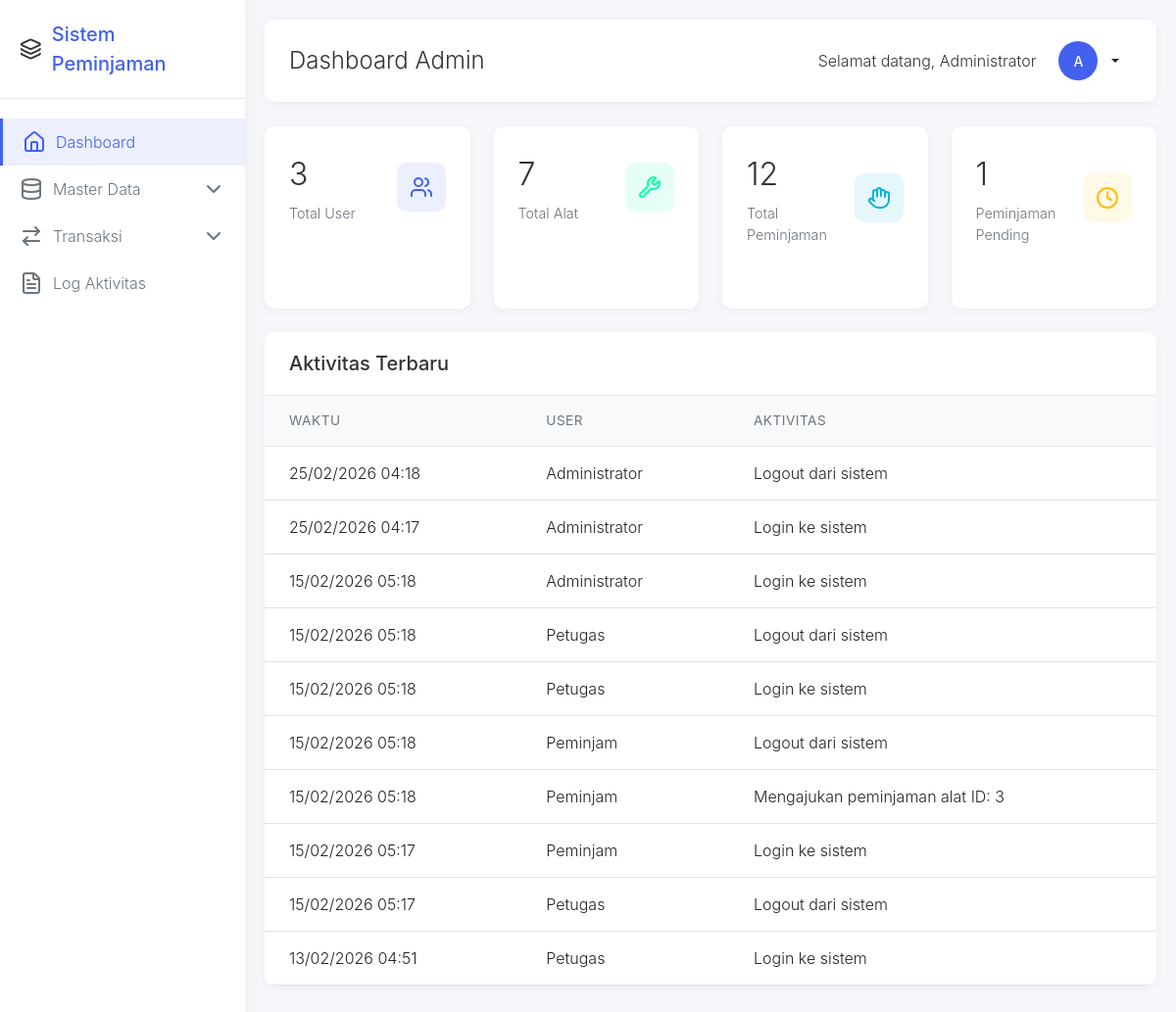
Page /admin/dashboard.php (signed in) on the committed database.
### tables this page shows
CREATE TABLE `log_aktivitas` (
  `id` int(11) NOT NULL,
  `user_id` int(11) NOT NULL,
  `aktivitas` varchar(255) NOT NULL,
  `waktu` timestamp NOT NULL DEFAULT current_timestamp()
);

CREATE TABLE `users` (
  `id` int(11) NOT NULL,
  `nama` varchar(100) NOT NULL,
  `username` varchar(50) NOT NULL,
  `password` varchar(255) NOT NULL,
  `role` enum('admin','petugas','peminjam') NOT NULL,
  `created_at` timestamp NOT NULL DEFAULT current_timestamp()
);

### admin/dashboard.php (the view, shortened to what this page needs)
<?php
 $db = new Database();
 $conn = $db->getConnection();
 $stmt_users = $conn->prepare("SELECT COUNT(*) as total FROM users");
 $stmt_users->execute();
 $result_users = $stmt_users->get_result();
 $total_users = $result_users->fetch_assoc()['total'];
 $stmt_alat = $conn->prepare("SELECT COUNT(*) as total FROM alat");
 $stmt_alat->execute();
 $result_alat = $stmt_alat->get_result();
 $total_alat = $result_alat->fetch_assoc()['total'];
 $stmt_peminjaman = $conn->prepare("SELECT COUNT(*) as total FROM peminjaman");
 $stmt_peminjaman->execute();
 $result_peminjaman = $stmt_peminjaman->get_result();
 $total_peminjaman = $result_peminjaman->fetch_assoc()['total'];
 $stmt_pending = $conn->prepare("SELECT COUNT(*) as total FROM peminjaman WHERE status = 'pending'");
 $stmt_pending->execute();
 $result_pending = $stmt_pending->get_result();
 $total_pending = $result_pending->fetch_assoc()['total'];
 $stmt_activities = $conn->prepare("SELECT la.*, u.nama FROM log_aktivitas la JOIN users u ON la.user_id = u.id ORDER BY la.waktu DESC LIMIT 10");
 $stmt_activities->execute();
 $result_activities = $stmt_activities->get_result();
?>
<!DOCTYPE html>
<html lang="id">
<head>
    <link href="https://cdn.jsdelivr.net/npm/bootstrap@5.3.0/dist/css/bootstrap.min.css" rel="stylesheet">
    <link rel="stylesheet" href="../assets/css/style.css">
</head>
<body>
    <aside class="sidebar" id="sidebar">
        <div class="sidebar-header">
            <i data-lucide="layers"></i>
            <span class="sidebar-logo">Sistem Peminjaman</span>
        </div>
        <nav class="sidebar-menu">
            <a href="dashboard.php" class="menu-item active">
                <i data-lucide="home" class="menu-icon"></i>
                <span class="menu-text">Dashboard</span>
            </a>
            <div class="menu-item" data-bs-toggle="collapse" data-bs-target="#masterDataDropdown" aria-expanded="false">
                <i data-lucide="database" class="menu-icon"></i>
                <span class="menu-text">Master Data</span>
                <i data-lucide="chevron-down" class="menu-arrow"></i>
            </div>
            <div class="menu-item" data-bs-toggle="collapse" data-bs-target="#transaksiDropdown" aria-expanded="false">
                <i data-lucide="arrow-right-left" class="menu-icon"></i>
                <span class="menu-text">Transaksi</span>
                <i data-lucide="chevron-down" class="menu-arrow"></i>
            </div>
            <a href="log_activity.php" class="menu-item">
                <i data-lucide="file-text" class="menu-icon"></i>
                <span class="menu-text">Log Aktivitas</span>
            </a>
        </nav>
    </aside>
    <main class="main-content">
        <div class="top-header">
            <div style="display: flex; align-items: center;">
                <h1 class="page-title">Dashboard Admin</h1>
            </div>
            <div class="user-profile">
                <span style="margin-right: 10px;">Selamat datang, <?php echo $_SESSION['nama']; ?></span>
                <div class="dropdown">
                    <button class="btn btn-sm dropdown-toggle d-flex align-items-center" type="button" id="userDropdown" data-bs-toggle="dropdown" aria-expanded="false">
                        <div class="user-avatar">
                            <?php echo strtoupper(substr($_SESSION['nama'], 0, 1)); ?>
                        </div>
                    </button>
                </div>
            </div>
        </div>
        <div class="row">
            <div class="col-md-3 col-sm-6">
                <div class="stat-card">
                    <div class="stat-card-header">
                        <div>
                            <div class="stat-value"><?php echo $total_users; ?></div>
                            <div class="stat-label">Total User</div>
                        </div>
                        <div class="stat-icon primary">
                            <i data-lucide="users"></i>
                        </div>
                    </div>
                </div>
            </div>
            <div class="col-md-3 col-sm-6">
                <div class="stat-card">
                    <div class="stat-card-header">
                        <div>
                            <div class="stat-value"><?php echo $total_alat; ?></div>
                            <div class="stat-label">Total Alat</div>
                        </div>
                        <div class="stat-icon success">
                            <i data-lucide="wrench"></i>
                        </div>
                    </div>
                </div>
            </div>
            <div class="col-md-3 col-sm-6">
                <div class="stat-card">
                    <div class="stat-card-header">
                        <div>
                            <div class="stat-value"><?php echo $total_peminjaman; ?></div>
                            <div class="stat-label">Total Peminjaman</div>
                        </div>
                        <div class="stat-icon info">
                            <i data-lucide="hand"></i>
                        </div>
                    </div>
                </div>
            </div>
            <div class="col-md-3 col-sm-6">
                <div class="stat-card">
                    <div class="stat-card-header">
                        <div>
                            <div class="stat-value"><?php echo $total_pending; ?></div>
                            <div class="stat-label">Peminjaman Pending</div>
                        </div>
                        <div class="stat-icon warning">
                            <i data-lucide="clock"></i>
                        </div>
                    </div>
                </div>
            </div>
        </div>
        <div class="row mt-4">
            <div class="col-12">
                <div class="activity-card">
                    <div class="card-header-custom">
                        <h5 class="mb-0">Aktivitas Terbaru</h5>
                    </div>
                    <div class="table-responsive">
                        <table class="table table-custom">
                            <thead>
                                <tr>
                                    <th>Waktu</th>
                                    <th>User</th>
                                    <th>Aktivitas</th>
                                </tr>
                            </thead>
                            <tbody>
                                <?php while ($activity = $result_activities->fetch_assoc()): ?>
                                <tr>
                                    <td><?php echo date('d/m/Y H:i', strtotime($activity['waktu'])); ?></td>
                                    <td><?php echo $activity['nama']; ?></td>
                                    <td><?php echo $activity['aktivitas']; ?></td>
                                </tr>
                                <?php endwhile; ?>
                            </tbody>
                        </table>
                    </div>
                </div>
            </div>
        </div>
    </main>
</body>
</html>

### assets/css/style.css (style rules this page uses)
body { font-family: 'Segoe UI', Tahoma, Geneva, Verdana, sans-serif; background-color: #f8f9fa; }
.table { margin-bottom: 0; }
.table th { border-top: none; font-weight: 600; color: #495057; background-color: #f8f9fa; }
.btn { border-radius: 6px; font-weight: 500; transition: all 0.2s ease; }
.btn-sm { padding: 0.375rem 0.75rem; font-size: 0.875rem; }

### admin/dashboard.php (style rules this page uses)
:root { --primary-color: #4361ee; --secondary-color: #3f37c9; --success-color: #06ffa5; --info-color: #00b4d8; --warning-color: #ffbe0b; --danger-color: #fb5607; --light-color: #f8f9fa; --dark-color: #212529; --sidebar-width: 250px; --sidebar-collapsed-width: 70px; }
* { box-sizing: border-box; }
html, body { height: 100%; overflow: hidden; font-family: 'Inter', 'Segoe UI', Tahoma, Geneva, Verdana, sans-serif; font-weight: 300; background-color: #f5f7fb; color: #333; margin: 0; padding: 0; }
.sidebar { position: fixed; top: 0; left: 0; height: 100vh; width: var(--sidebar-width); background-color: white; box-shadow: 0 0 20px rgba(0, 0, 0, 0.05); z-index: 1000; transition: all 0.3s ease; overflow-y: auto; overflow-x: hidden; }
.sidebar-header { padding: 20px; border-bottom: 1px solid #eaeaea; display: flex; align-items: center; }
.sidebar-logo { font-size: 1.25rem; font-weight: 500; color: var(--primary-color); margin-left: 10px; }
.sidebar-menu { padding: 20px 0; }
.menu-item { padding: 12px 20px; display: flex; align-items: center; color: #6c757d; text-decoration: none; transition: all 0.2s ease; cursor: pointer; }
.menu-item.active { background-color: rgba(67, 97, 238, 0.1); color: var(--primary-color); border-left: 3px solid var(--primary-color); }
.menu-icon { margin-right: 10px; flex-shrink: 0; }
.menu-text { font-weight: 300; }
.main-content { margin-left: var(--sidebar-width); height: 100vh; overflow-y: auto; overflow-x: hidden; transition: all 0.3s ease; padding: 20px; }
.top-header { background-color: white; padding: 15px 25px; border-radius: 10px; box-shadow: 0 2px 10px rgba(0, 0, 0, 0.05); margin-bottom: 25px; display: flex; justify-content: space-between; align-items: center; }
.page-title { font-size: 1.5rem; font-weight: 300; margin: 0; }
.user-profile { display: flex; align-items: center; }
.user-avatar { width: 40px; height: 40px; border-radius: 50%; background-color: var(--primary-color); color: white; display: flex; align-items: center; justify-content: center; margin-right: 10px; }
.stat-card { background-color: white; border-radius: 10px; padding: 25px; box-shadow: 0 2px 10px rgba(0, 0, 0, 0.05); margin-bottom: 25px; transition: transform 0.3s ease, box-shadow 0.3s ease; height: 100%; }
.stat-card-header { display: flex; justify-content: space-between; align-items: center; margin-bottom: 15px; }
.stat-icon { width: 50px; height: 50px; border-radius: 10px; display: flex; align-items: center; justify-content: center; flex-shrink: 0; }
.stat-icon.primary { background-color: rgba(67, 97, 238, 0.1); color: var(--primary-color); }
.stat-icon.success { background-color: rgba(6, 255, 165, 0.1); color: var(--success-color); }
.stat-icon.info { background-color: rgba(0, 180, 216, 0.1); color: var(--info-color); }
.stat-icon.warning { background-color: rgba(255, 190, 11, 0.1); color: var(--warning-color); }
.stat-value { font-size: 2rem; font-weight: 300; margin-bottom: 5px; word-break: break-all; }
.stat-label { color: #6c757d; font-size: 0.9rem; }
.activity-card { background-color: white; border-radius: 10px; box-shadow: 0 2px 10px rgba(0, 0, 0, 0.05); overflow: hidden; margin-bottom: 25px; }
.card-header-custom { padding: 20px 25px; border-bottom: 1px solid #eaeaea; font-weight: 400; font-size: 1.1rem; }
.table-custom { margin-bottom: 0; width: 100%; }
.table-custom thead th { border-bottom: 1px solid #eaeaea; font-weight: 400; color: #6c757d; font-size: 0.85rem; text-transform: uppercase; letter-spacing: 0.5px; padding: 15px 25px; white-space: nowrap; }
.table-custom tbody td { padding: 15px 25px; vertical-align: middle; border-top: 1px solid #f1f1f1; }
.menu-arrow { margin-left: auto; transition: transform 0.3s ease; }

### rows in the picture
log_aktivitas: waktu "25/02/2026 04:18", user.nama "Administrator", aktivitas "Logout dari sistem"
log_aktivitas: waktu "25/02/2026 04:17", user.nama "Administrator", aktivitas "Login ke sistem"
log_aktivitas: waktu "15/02/2026 05:18", user.nama "Administrator", aktivitas "Login ke sistem"
log_aktivitas: waktu "15/02/2026 05:18", user.nama "Petugas", aktivitas "Logout dari sistem"
log_aktivitas: waktu "15/02/2026 05:18", user.nama "Petugas", aktivitas "Login ke sistem"
log_aktivitas: waktu "15/02/2026 05:18", user.nama "Peminjam", aktivitas "Logout dari sistem"
log_aktivitas: waktu "15/02/2026 05:18", user.nama "Peminjam", aktivitas "Mengajukan peminjaman alat ID: 3"
log_aktivitas: waktu "15/02/2026 05:17", user.nama "Peminjam", aktivitas "Login ke sistem"
log_aktivitas: waktu "15/02/2026 05:17", user.nama "Petugas", aktivitas "Logout dari sistem"
log_aktivitas: waktu "13/02/2026 04:51", user.nama "Petugas", aktivitas "Login ke sistem"

### other values in the picture
$_SESSION['nama'] "Administrator"
substr($_SESSION['nama'], 0, 1) "A"
$total_users "3"
$total_alat "7"
$total_peminjaman "12"
$total_pending "1"
